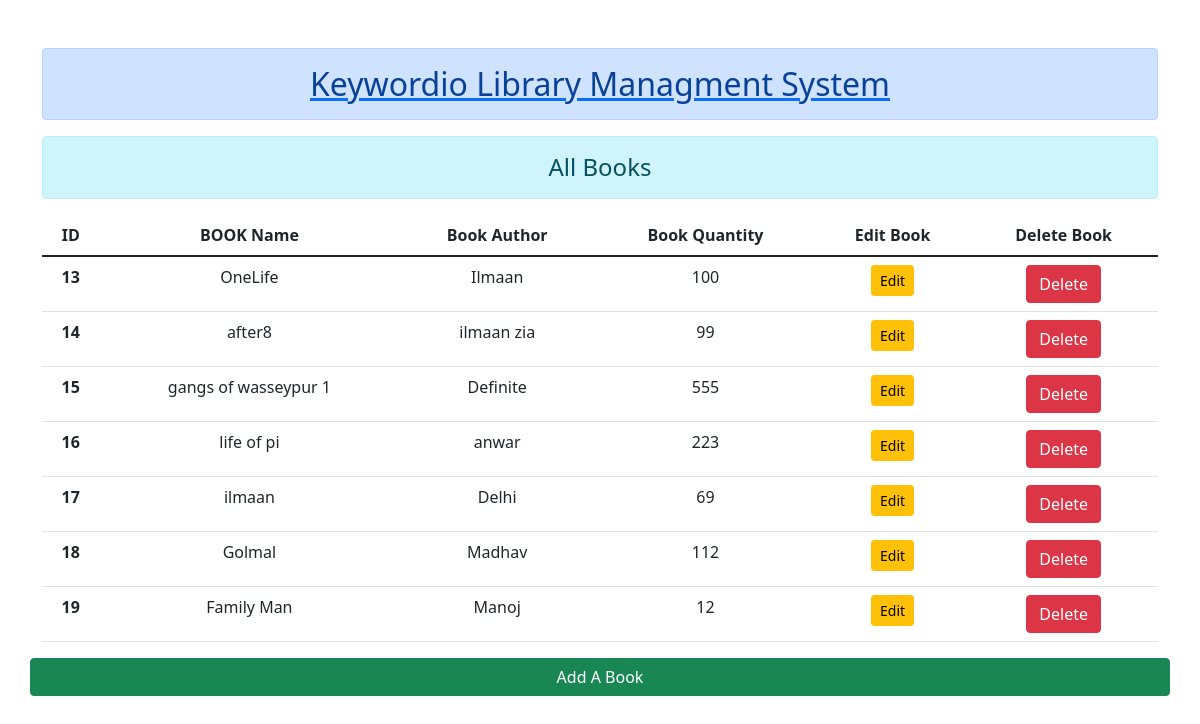
The page /allbooks/ on the database its author committed.
### keylib/models.py (models this page shows)
class Library(models.Model):
    bname = models.CharField(max_length=100)
    bauthor = models.CharField(max_length=100)
    bquantity = models.IntegerField()

### keylib/views.py (the view)
# urls.py: path('allbooks/', views.allbooks,name="allbooks"),
def allbooks(request):
    lib = Library.objects.all()
    return render(request,'allbooks.html',{'lib':lib})

### keylib/templates/allbooks.html (shortened to what this page needs)
{% extends 'base.html' %}
{% block content %}
<div class="text-center row">
    <div class="col-sm-12 ">
        <h4 class="text-center alert alert-info">All Books</h4>
        {% if lib %}
        <table class="table table-hover">
            <thead>
                <tr>
                    <th scope="col">ID</th>
                    <th scope="col">BOOK Name</th>
                    <th scope="col">Book Author</th>
                    <th scope="col">Book Quantity</th>
                    <th scope="col">Edit Book</th>
                    <th scope="col">Delete Book</th>
                </tr>
            </thead>
            <tbody>
                {% for l in lib %}
                <tr>
                    <th scope="row">{{l.id}}</th>
                    <td>{{l.bname}}</td>
                    <td>{{l.bauthor}}</td>
                    <td>{{l.bquantity}}</td>
                    <td><a href="{% url 'updatebook' l.id %}" class="btn btn-warning btn-sm">Edit</a></td>
                    <td>
                        <form action="{% url 'deletebook' l.id %}" method="post" class="d-inline">
                            <input type="submit" value="Delete" class="btn btn-danger">
                        </form>
                    </td>
                </tr>
                {% endfor %}
            </tbody>
        </table>
        {% else%}
        <h4>There are no books please add</h4>
        {% endif %}
    </div>
    <a class="btn btn-success" href="{% url 'addshow'%}">Add A Book</a>
</div>
{% endblock content %}

### rows shown on the page
Library: id "13", bname "OneLife", bauthor "Ilmaan", bquantity "100"
Library: id "14", bname "after8", bauthor "ilmaan zia", bquantity "99"
Library: id "15", bname "gangs of wasseypur 1", bauthor "Definite", bquantity "555"
Library: id "16", bname "life of pi", bauthor "anwar", bquantity "223"
Library: id "17", bname "ilmaan", bauthor "Delhi", bquantity "69"
Library: id "18", bname "Golmal", bauthor "Madhav", bquantity "112"
Library: id "19", bname "Family Man", bauthor "Manoj", bquantity "12"
